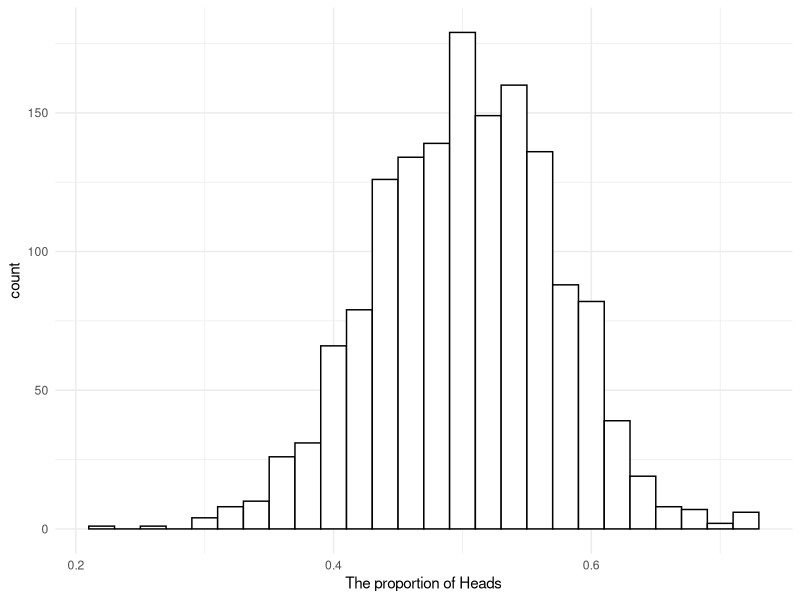
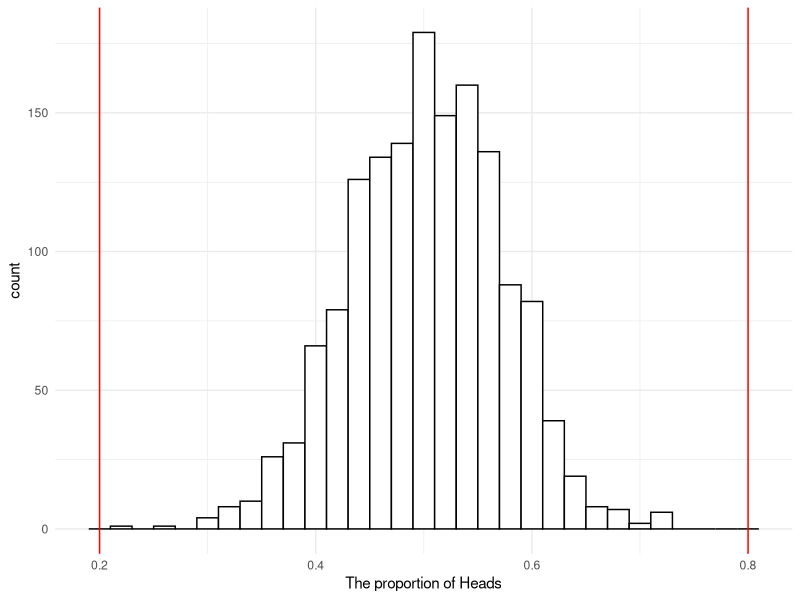

The R script that drew these images, in order:
library(tidyverse)



n_obs <- 50    # number of observations 
n_sim <- 1500  # number of simulations
props <- rep(NA, n_sim)   # an empty vector with 1500 entries



for (i in 1:n_sim){    # 1 - 1500
  
  # equally likely to draw heads or tails with replacement
  samp <- sample(c("Heads", "Tails"), size = n_obs, replace = T, prob = c(0.5, 0.5))
  
  # the proportion for this simulation 
  current_prop <- sum(samp == "Heads") / n_obs
  
  # append it to our proportions vector
  props[i] <- current_prop
}

tibb <- tibble(prop_heads = props)

ggplot(tibb, aes(x = prop_heads)) + 
  geom_histogram(binwidth = 0.02, color = "black", fill = "white") +
  xlab("The proportion of Heads") + 
  theme_minimal()


# given a test statistic of 40 / 50, how unlikely is this? 

t_stat <- 40 / 50

ggplot(tibb, aes(x = prop_heads)) + 
  geom_histogram(binwidth = 0.02, color = "black", fill = "white") +
  xlab("The proportion of Heads") +
  
  # draw a vertical line at the specified x-intercept 
  geom_vline(xintercept = 0.5 + abs(t_stat - 0.5), color = "red") +
  geom_vline(xintercept = 0.5 - abs(t_stat - 0.5), color = "red") +
  theme_minimal()


tibb %>% 
  filter(prop_heads >= 0.8 | prop_heads <= 0.2) %>% 
  summarize(p_value = n() / n_sim)
